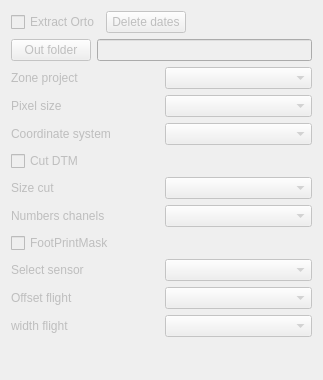
<?xml version="1.0" encoding="UTF-8"?>
<ui version="4.0">
 <class>CreateOrto</class>
 <widget class="QWidget" name="CreateOrto">
  <property name="geometry">
   <rect>
    <x>0</x>
    <y>0</y>
    <width>323</width>
    <height>380</height>
   </rect>
  </property>
  <property name="windowTitle">
   <string>Form</string>
  </property>
  <layout class="QGridLayout" name="gridLayout">
   <item row="0" column="0" colspan="2">
    <layout class="QHBoxLayout" name="horizontalLayout_2">
     <item>
      <widget class="QCheckBox" name="checkBoxExtraerOrto">
       <property name="enabled">
        <bool>false</bool>
       </property>
       <property name="text">
        <string>Extract Orto</string>
       </property>
      </widget>
     </item>
     <item>
      <widget class="QPushButton" name="pushButtonDeleteDatesOrto">
       <property name="enabled">
        <bool>false</bool>
       </property>
       <property name="text">
        <string>Delete dates</string>
       </property>
      </widget>
     </item>
     <item>
      <spacer name="horizontalSpacer">
       <property name="orientation">
        <enum>Qt::Horizontal</enum>
       </property>
       <property name="sizeHint" stdset="0">
        <size>
         <width>40</width>
         <height>20</height>
        </size>
       </property>
      </spacer>
     </item>
    </layout>
   </item>
   <item row="1" column="0" colspan="2">
    <layout class="QHBoxLayout" name="horizontalLayout">
     <item>
      <widget class="QPushButton" name="pushButtonFolderOutOrto">
       <property name="enabled">
        <bool>false</bool>
       </property>
       <property name="text">
        <string>Out folder</string>
       </property>
      </widget>
     </item>
     <item>
      <widget class="QLineEdit" name="lineEditFolderOutOrto">
       <property name="enabled">
        <bool>false</bool>
       </property>
       <property name="toolTip">
        <string/>
       </property>
       <property name="inputMask">
        <string/>
       </property>
       <property name="dragEnabled">
        <bool>false</bool>
       </property>
       <property name="readOnly">
        <bool>true</bool>
       </property>
      </widget>
     </item>
    </layout>
   </item>
   <item row="2" column="0" colspan="2">
    <layout class="QHBoxLayout" name="horizontalLayout_32">
     <item>
      <widget class="QLabel" name="labelAmbitoProyectoOrto">
       <property name="enabled">
        <bool>false</bool>
       </property>
       <property name="text">
        <string>Zone project</string>
       </property>
      </widget>
     </item>
     <item>
      <widget class="QComboBox" name="comboBoxAmbitoProyectoOrto">
       <property name="enabled">
        <bool>false</bool>
       </property>
      </widget>
     </item>
    </layout>
   </item>
   <item row="3" column="0" colspan="2">
    <layout class="QHBoxLayout" name="horizontalLayout_33">
     <item>
      <widget class="QLabel" name="labelTamanoPixelOrto">
       <property name="enabled">
        <bool>false</bool>
       </property>
       <property name="text">
        <string>Pixel size</string>
       </property>
      </widget>
     </item>
     <item>
      <widget class="QComboBox" name="comboBoxTamanoPixelOrto">
       <property name="enabled">
        <bool>false</bool>
       </property>
      </widget>
     </item>
    </layout>
   </item>
   <item row="4" column="0" colspan="2">
    <layout class="QHBoxLayout" name="horizontalLayout_34">
     <item>
      <widget class="QLabel" name="labelCoordinateSystemOrto">
       <property name="enabled">
        <bool>false</bool>
       </property>
       <property name="text">
        <string>Coordinate system</string>
       </property>
      </widget>
     </item>
     <item>
      <widget class="QComboBox" name="comboBoxCoordinateSystemOrto">
       <property name="enabled">
        <bool>false</bool>
       </property>
      </widget>
     </item>
    </layout>
   </item>
   <item row="5" column="0">
    <widget class="QCheckBox" name="checkBoxCortarOrto">
     <property name="enabled">
      <bool>false</bool>
     </property>
     <property name="text">
      <string>Cut DTM</string>
     </property>
    </widget>
   </item>
   <item row="6" column="0" colspan="2">
    <layout class="QHBoxLayout" name="horizontalLayout_35">
     <item>
      <widget class="QLabel" name="labelCortarOrto">
       <property name="enabled">
        <bool>false</bool>
       </property>
       <property name="text">
        <string>Size cut</string>
       </property>
      </widget>
     </item>
     <item>
      <widget class="QComboBox" name="comboBoxTamanyoCortarOrto">
       <property name="enabled">
        <bool>false</bool>
       </property>
      </widget>
     </item>
    </layout>
   </item>
   <item row="7" column="0" colspan="2">
    <layout class="QHBoxLayout" name="horizontalLayout_36">
     <item>
      <widget class="QLabel" name="labelNumeroCanalesspasadaOrto">
       <property name="enabled">
        <bool>false</bool>
       </property>
       <property name="text">
        <string>Numbers chanels</string>
       </property>
      </widget>
     </item>
     <item>
      <widget class="QComboBox" name="comboBoxNumeroCanalesspasadaOrto">
       <property name="enabled">
        <bool>false</bool>
       </property>
      </widget>
     </item>
    </layout>
   </item>
   <item row="8" column="0" colspan="2">
    <widget class="QCheckBox" name="checkBoxFootPrintMaskOrto">
     <property name="enabled">
      <bool>false</bool>
     </property>
     <property name="text">
      <string>FootPrintMask</string>
     </property>
    </widget>
   </item>
   <item row="9" column="0" colspan="2">
    <layout class="QHBoxLayout" name="horizontalLayout_37">
     <item>
      <widget class="QLabel" name="labelSelectSensor">
       <property name="enabled">
        <bool>false</bool>
       </property>
       <property name="text">
        <string>Select sensor</string>
       </property>
      </widget>
     </item>
     <item>
      <widget class="QComboBox" name="comboBoxSelectSensor">
       <property name="enabled">
        <bool>false</bool>
       </property>
      </widget>
     </item>
    </layout>
   </item>
   <item row="10" column="0" colspan="2">
    <layout class="QHBoxLayout" name="horizontalLayout_38">
     <item>
      <widget class="QLabel" name="labelOffsetPasadaOrto">
       <property name="enabled">
        <bool>false</bool>
       </property>
       <property name="text">
        <string>Offset flight</string>
       </property>
      </widget>
     </item>
     <item>
      <widget class="QComboBox" name="comboBoxOffsetPasadaOrto">
       <property name="enabled">
        <bool>false</bool>
       </property>
      </widget>
     </item>
    </layout>
   </item>
   <item row="11" column="0" colspan="2">
    <layout class="QHBoxLayout" name="horizontalLayout_39">
     <item>
      <widget class="QLabel" name="labelAnchoPasadaOrto">
       <property name="enabled">
        <bool>false</bool>
       </property>
       <property name="text">
        <string>width flight</string>
       </property>
      </widget>
     </item>
     <item>
      <widget class="QComboBox" name="comboBoxAnchoPasadaOrto">
       <property name="enabled">
        <bool>false</bool>
       </property>
      </widget>
     </item>
    </layout>
   </item>
   <item row="12" column="1">
    <spacer name="verticalSpacer">
     <property name="orientation">
      <enum>Qt::Vertical</enum>
     </property>
     <property name="sizeHint" stdset="0">
      <size>
       <width>20</width>
       <height>25</height>
      </size>
     </property>
    </spacer>
   </item>
  </layout>
 </widget>
 <resources/>
 <connections/>
</ui>
